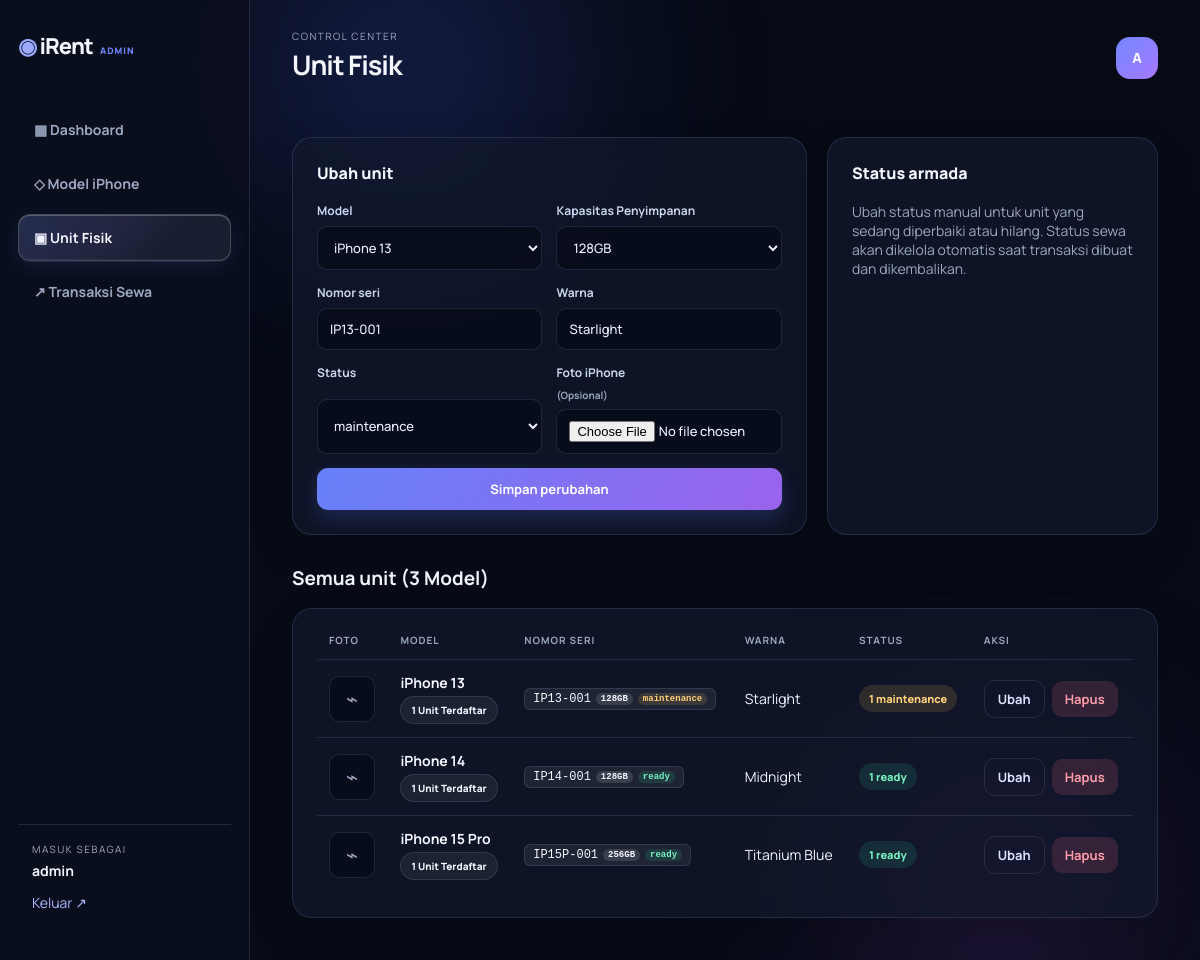
The page /units.php?edit=3 (signed in) on the database its author committed.
### tables this page shows
CREATE TABLE tb_unit_iphone (id_unit INT AUTO_INCREMENT PRIMARY KEY, id_model INT NOT NULL, penyimpanan VARCHAR(20) NOT NULL DEFAULT '128GB', nomor_seri VARCHAR(100) NOT NULL UNIQUE, warna VARCHAR(50) NOT NULL, foto VARCHAR(255) NULL, status ENUM('ready','booked','disewa','maintenance','hilang') NOT NULL DEFAULT 'ready', FOREIGN KEY (id_model) REFERENCES tb_iphone_model(id_model) ON DELETE RESTRICT);

CREATE TABLE tb_iphone_model (id_model INT AUTO_INCREMENT PRIMARY KEY, nama_model VARCHAR(100) NOT NULL, harga_sewa_per_hari DECIMAL(12,2) NOT NULL);

### includes/auth.php (called while the page is built, shortened)
<?php
function e(?string $value): string { return htmlspecialchars($value ?? '', ENT_QUOTES, 'UTF-8'); }

### units.php (the view, shortened to what this page needs)
<?php require_once 'includes/auth.php';
$pdo = db();
$edit = isset($_GET['edit']) ? $pdo->prepare('SELECT * FROM tb_unit_iphone WHERE id_unit=?') : null;
if ($edit) {
    $edit->execute([$_GET['edit']]);
    $edit = $edit->fetch();
}
$models = $pdo->query('SELECT * FROM tb_iphone_model ORDER BY nama_model')->fetchAll();
$rows = $pdo->query('SELECT u.*, m.nama_model FROM tb_unit_iphone u JOIN tb_iphone_model m ON m.id_model=u.id_model ORDER BY m.nama_model ASC, u.nomor_seri ASC')->fetchAll();
$groupedUnits = [];
foreach ($rows as $r) {
    $mid = $r['id_model'];
    if (!isset($groupedUnits[$mid])) {
        $groupedUnits[$mid] = [
            'id_model' => $mid,
            'nama_model' => $r['nama_model'],
            'foto' => $r['foto'],
            'units' => []
        ];
    }
    $groupedUnits[$mid]['units'][] = $r;
}
require 'includes/layout.php';
page_start('Unit Fisik', true); ?>
<div class="content-grid">
    <section class="panel">
        <h2 class="panel-title"><?= $edit ? 'Ubah unit' : 'Tambah unit fisik' ?></h2>
        <form method="post" enctype="multipart/form-data">
            <div class="form-grid">
                <label>Model
                    <select name="id_model" required>
                        <?php foreach ($models as $m): ?>
                            <option value="<?= $m['id_model'] ?>" <?= ($edit['id_model'] ?? '') == $m['id_model'] ? 'selected' : '' ?>>
                                <?= e($m['nama_model']) ?>
                            </option>
                        <?php endforeach ?>
                    </select>
                </label>
                <label>Kapasitas Penyimpanan
                    <select name="penyimpanan" required>
                        <?php foreach (['64GB', '128GB', '256GB', '512GB', '1TB'] as $cap): ?>
                            <option value="<?= $cap ?>" <?= ($edit['penyimpanan'] ?? '') === $cap ? 'selected' : '' ?>><?= $cap ?></option>
                        <?php endforeach; ?>
                    </select>
                </label>
            </div>
            <div class="form-grid"><label>Nomor seri<input name="nomor_seri" value="<?= e($edit['nomor_seri'] ?? '') ?>" required></label><label>Warna<input name="warna" value="<?= e($edit['warna'] ?? '') ?>" required></label></div>
            <div class="form-grid"><label>Status<select name="status"><?php foreach (['ready', 'booked', 'maintenance', 'hilang'] as $s): ?><option <?= $s === ($edit['status'] ?? 'ready') ? 'selected' : '' ?>><?= $s ?></option><?php endforeach ?></select></label><label>Foto iPhone <small class="muted">(Opsional)</small><input type="file" name="foto" accept="image/*"></label></div>
            <button class="primary-btn"><?= $edit ? 'Simpan perubahan' : 'Tambah unit' ?></button>
        </form>
    </section>
    <section class="panel">
        <h2 class="panel-title">Status armada</h2>
        <p class="muted">Ubah status manual untuk unit yang sedang diperbaiki atau hilang. Status sewa akan dikelola otomatis saat transaksi dibuat dan dikembalikan.</p>
    </section>
</div>
<div class="section-head">
    <h2>Semua unit (<?= count($groupedUnits) ?> Model)</h2>
</div>
<section class="panel table-wrap">
    <table>
        <thead>
            <tr>
                <th>Foto</th>
                <th>Model</th>
                <th>Nomor seri</th>
                <th>Warna</th>
                <th>Status</th>
                <th>Aksi</th>
            </tr>
        </thead>
        <tbody>
            <?php if (empty($groupedUnits)): ?>
                <tr><td colspan="6" class="empty">Belum ada unit fisik terdaftar.</td></tr>
            <?php else: ?>
                <?php foreach ($groupedUnits as $g):
                    $colors = array_unique(array_filter(array_column($g['units'], 'warna')));
                    $statusCounts = [];
                    foreach ($g['units'] as $u) {
                        $statusCounts[$u['status']] = ($statusCounts[$u['status']] ?? 0) + 1;
                    }
                ?>
                <tr>
                    <td><?php if (!empty($g['foto'])): ?><img src="<?= e($g['foto']) ?>" alt="Foto iPhone" class="unit-thumb"><?php else: ?><div class="unit-thumb-placeholder">⌁</div><?php endif ?></td>
                    <td>
                        <strong><?= e($g['nama_model']) ?></strong>
                        <div style="margin-top:4px;">
                            <span class="badge" style="font-size:10px;background:rgba(255,255,255,0.06);border:1px solid var(--line);"><?= count($g['units']) ?> Unit Terdaftar</span>
                        </div>
                    </td>
                    <td>
                        <div style="display:flex;flex-wrap:wrap;gap:6px;align-items:center;">
                            <?php foreach ($g['units'] as $u): ?>
                                <span style="font-family:monospace;font-size:12px;background:rgba(255,255,255,0.07);border:1px solid var(--line);padding:3px 8px;border-radius:6px;display:inline-flex;align-items:center;gap:5px;">
                                    <?= e($u['nomor_seri']) ?>
                                    <span class="badge" style="font-size:9px;padding:1px 5px;background:rgba(255,255,255,0.12);color:var(--text);"><?= e($u['penyimpanan']) ?></span>
                                    <span class="badge <?= e($u['status']) ?>" style="font-size:9px;padding:1px 5px;"><?= e($u['status']) ?></span>
                                </span>
                            <?php endforeach; ?>
                        </div>
                    </td>
                    <td><?= e(implode(', ', $colors)) ?></td>
                    <td>
                        <div style="display:flex;flex-wrap:wrap;gap:4px;">
                            <?php foreach ($statusCounts as $st => $cnt): ?>
                                <span class="badge <?= e($st) ?>"><?= $cnt ?> <?= e($st) ?></span>
                            <?php endforeach; ?>
                        </div>
                    </td>
                    <td>
                        <?php if (count($g['units']) === 1): ?>
                            <div class="actions">
                                <a class="outline-btn compact" href="units.php?edit=<?= $g['units'][0]['id_unit'] ?>">Ubah</a>
                                <form method="post" style="display:inline;">
                                    <button class="danger-btn compact" data-confirm="Hapus unit <?= e($g['units'][0]['nomor_seri']) ?>?">Hapus</button>
                                </form>
                            </div>
                        <?php endif; ?>
                    </td>
                </tr>
                <?php endforeach ?>
            <?php endif ?>
        </tbody>
    </table>
</section><?php page_end(); ?>

### assets/css/style.css (style rules this page uses)
:root { --bg: #070b16; --panel: rgba(18, 25, 45, .7); --line: rgba(189, 204, 255, .13); --text: #f4f7ff; --muted: #9ba8c2; --blue: #7288ff; --violet: #a779ff; --emerald: #36d69a; --amber: #f6bd54; --rose: #fb7185 }
* { box-sizing: border-box }
body { margin: 0; color: var(--text); background: var(--bg); font-family: Manrope, Arial, sans-serif; font-size: 14px; min-height: 100vh }
a { color: inherit; text-decoration: none }
.stagger-in { animation: stagger-in .45s ease both }
.primary-btn, .outline-btn, .danger-btn { border: 0; cursor: pointer; display: inline-flex; justify-content: center; align-items: center; padding: 12px 17px; border-radius: 11px; font: 700 13px Manrope }
.primary-btn { color: white; background: linear-gradient(120deg, #6681f8, #9a63ed); box-shadow: 0 8px 20px rgba(107, 113, 255, .22) }
.compact { padding: 9px 13px }
.outline-btn { border: 1px solid var(--line); color: #dce4ff; background: transparent }
.danger-btn { background: rgba(251, 113, 133, .15); color: #ff9dab }
.panel, .stat-card { background: var(--panel); border: 1px solid var(--line); box-shadow: 0 18px 45px rgba(0, 0, 0, .16); backdrop-filter: blur(12px); border-radius: 20px }
.panel { padding: 24px }
.content-grid { display: grid; grid-template-columns: 1.4fr .9fr; gap: 20px; margin-top: 22px }
.panel-title { font-size: 16px; font-weight: 800; margin: 0 0 18px }
.section-head { display: flex; justify-content: space-between; align-items: center; margin: 30px 0 17px }
.section-head h2 { margin: 0; font-size: 19px }
.table-wrap { overflow: auto }
table { border-collapse: collapse; width: 100%; min-width: 600px }
th { text-align: left; font-size: 10px; letter-spacing: 1px; color: var(--muted); text-transform: uppercase; padding: 0 12px 12px }
td { padding: 13px 12px; border-top: 1px solid var(--line) }
.badge { font-size: 11px; font-weight: 800; display: inline-block; border-radius: 999px; padding: 6px 10px }
.ready, .selesai { color: #78f1bf; background: rgba(54, 214, 154, .13) }
.maintenance { color: #ffd17d; background: rgba(246, 189, 84, .14) }
form { display: grid; gap: 14px }
.form-grid { display: grid; grid-template-columns: repeat(2, 1fr); gap: 14px }
label { display: grid; gap: 7px; font-size: 12px; font-weight: 700; color: #cbd5ed }
input, select, textarea { width: 100%; border: 1px solid var(--line); border-radius: 10px; background: rgba(5, 9, 19, .55); padding: 11px 12px; color: #edf1ff; outline: none; font: 500 13px Manrope }
select option { background: #11172a }
.muted { color: var(--muted) }
.actions { display: flex; gap: 7px; align-items: center }
.unit-thumb-placeholder { width: 46px; height: 46px; border-radius: 10px; border: 1px solid var(--line); background: rgba(5, 9, 19, .55); display: grid; place-items: center; color: var(--muted); font-size: 20px }

### rows shown on the page
tb_unit_iphone: id_model "iPhone 13", penyimpanan "128GB", nomor_seri "IP13-001", warna "Starlight", status "maintenance", nama_model "iPhone 13", count($g['units']) "1", colors "Starlight", cnt "1", st "maintenance"
tb_unit_iphone: nama_model "iPhone 14", count($g['units']) "1", nomor_seri "IP14-001", penyimpanan "128GB", status "ready", colors "Midnight", cnt "1", st "ready"
tb_unit_iphone: nama_model "iPhone 15 Pro", count($g['units']) "1", nomor_seri "IP15P-001", penyimpanan "256GB", status "ready", colors "Titanium Blue", cnt "1", st "ready"

### other values the page prints
$me['username'] "admin"
$title "Unit Fisik"
substr($me['username'],0,1) "A"
count($groupedUnits) "3"
